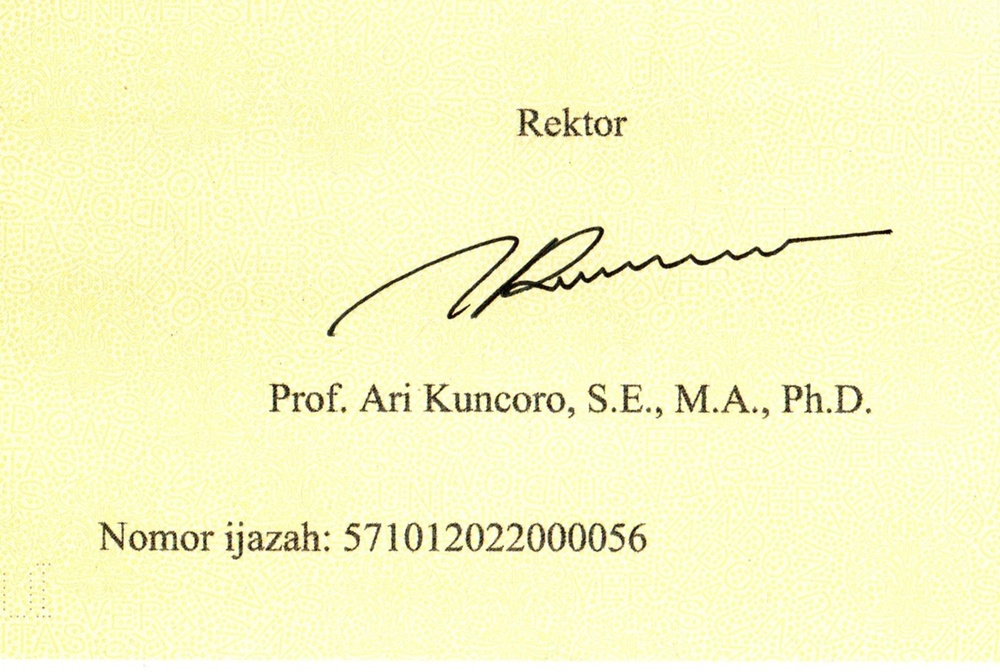
#> input picture tugas 7/gambarijazah/01_HighQuality_Enhanced (1).jpg, 1000 x 672 px, shrunk from 1436 x 965 before the run; its folder holds only this picture in this run
$ python deteksi_ijazah.py
#> lines starting #> are read from the running program, lines starting #| are printed output that depends on the picture
import os
from pathlib import Path

import cv2
import numpy as np
import matplotlib
matplotlib.use("Agg")  # simpan ke file saja, tanpa membuka jendela per gambar
import matplotlib.pyplot as plt
import pytesseract

# ------------------------------------------------------------------
# PENGATURAN & KONSTANTA MODUL
# ------------------------------------------------------------------
BASE_DIR = Path(__file__).resolve().parent
FOLDER_INPUT = BASE_DIR / "gambarijazah"
FOLDER_HASIL = BASE_DIR / "hasil"
EKSTENSI = {".jpg", ".jpeg", ".png", ".bmp"}

TESSERACT_PATH = r"C:\Program Files\Tesseract-OCR\tesseract.exe"
if os.path.exists(TESSERACT_PATH):
    pytesseract.pytesseract.tesseract_cmd = TESSERACT_PATH

BAHASA = "eng"      # "ind+eng" jika data bahasa Indonesia sudah dipasang
MIN_CONF = 30       # confidence minimum teks OCR

# Kernel morfologi ter-alokasi awal untuk efisiensi eksekusi
KERNEL_ELLIPSE_3X3 = cv2.getStructuringElement(cv2.MORPH_ELLIPSE, (3, 3))
KERNEL_DILATE_5X5 = np.ones((5, 5), np.uint8)


def baca_gambar(path):
    """Baca gambar dengan aman untuk path Windows (spasi, kurung, dll)."""
    try:
        data = np.fromfile(str(path), dtype=np.uint8)
        return cv2.imdecode(data, cv2.IMREAD_COLOR)
#> returned value is the input picture: shape (672, 1000, 3); mean B, G, R 196.9, 248.1, 248.3
    except Exception as e:
        print(f"Error membaca berkas {path}: {e}")
        return None


def proses_gambar(path_gambar):
    img_bgr = baca_gambar(path_gambar)
    if img_bgr is None:
        print(f"  [LEWATI] Gagal membaca: {path_gambar.name}")
        return None

    img_rgb = cv2.cvtColor(img_bgr, cv2.COLOR_BGR2RGB)

    # --- Grayscale ---
    gray = cv2.cvtColor(img_bgr, cv2.COLOR_BGR2GRAY)
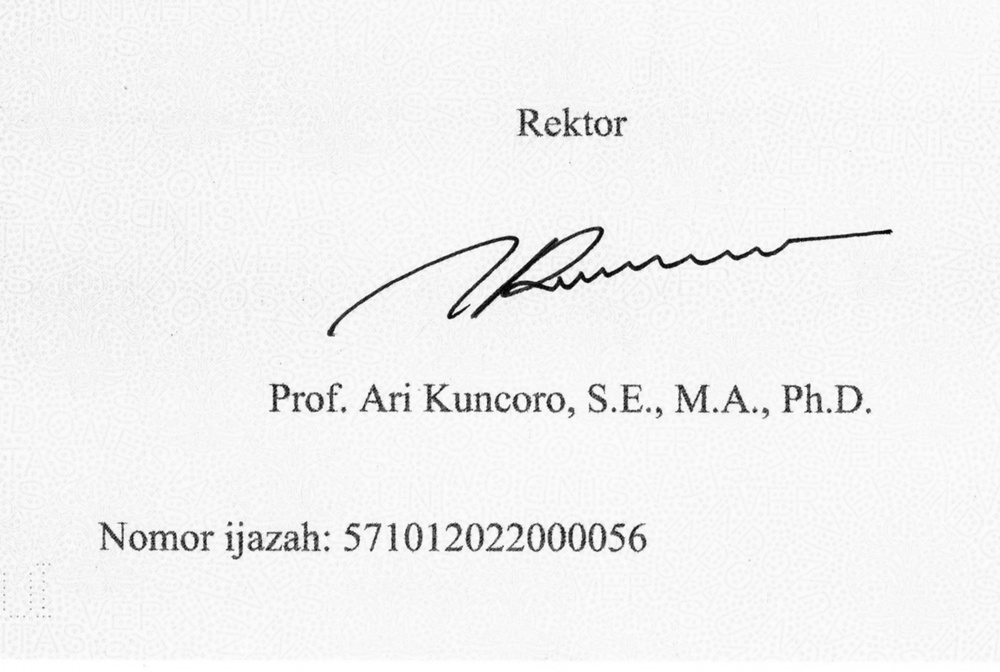
#> gray: shape (672, 1000); min 0, max 255, mean 242.3

    # --- Deteksi teks OCR + mask ---
#> (the run stopped early here; a loop or call above may not have finished)

$ run again, on tugas 7/gambarijazah/07_ColorShift_WarmTint (1).jpg
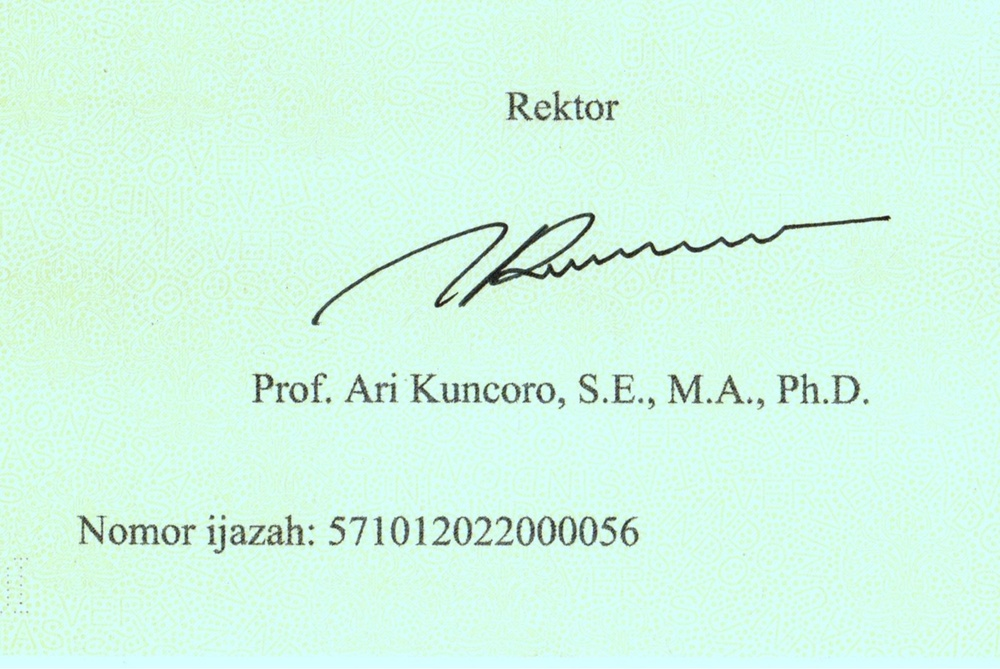
#> input picture tugas 7/gambarijazah/07_ColorShift_WarmTint (1).jpg, 1000 x 669 px, shrunk from 1402 x 938 before the run
#> in baca_gambar, returned value is the input picture: shape (669, 1000, 3); mean B, G, R 230.2, 248.5, 211.4
#> in proses_gambar, `gray = cv2.cvtColor(img_bgr, cv2.COLOR_BGR2GRAY)`:
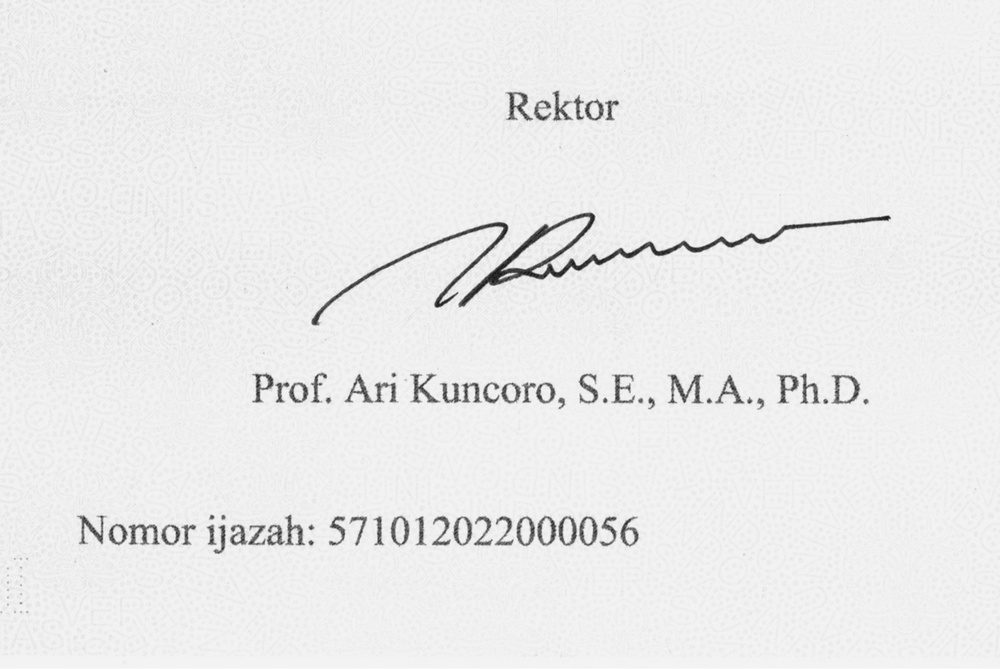
#> gray: shape (669, 1000); min 23, max 250, mean 235.3

$ run again, on tugas 7/gambarijazah/02_LowContrast (1).jpg
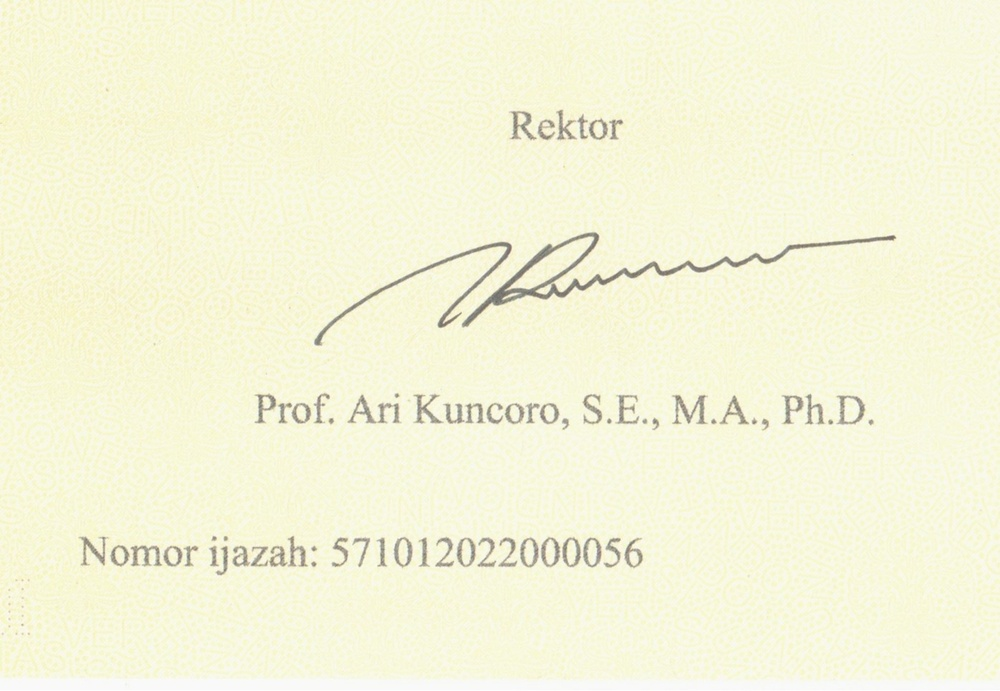
#> input picture tugas 7/gambarijazah/02_LowContrast (1).jpg, 1000 x 691 px, shrunk from 1396 x 964 before the run
#> in baca_gambar, returned value is the input picture: shape (691, 1000, 3); mean B, G, R 217.4, 245, 245.6
#> in proses_gambar, `gray = cv2.cvtColor(img_bgr, cv2.COLOR_BGR2GRAY)`:
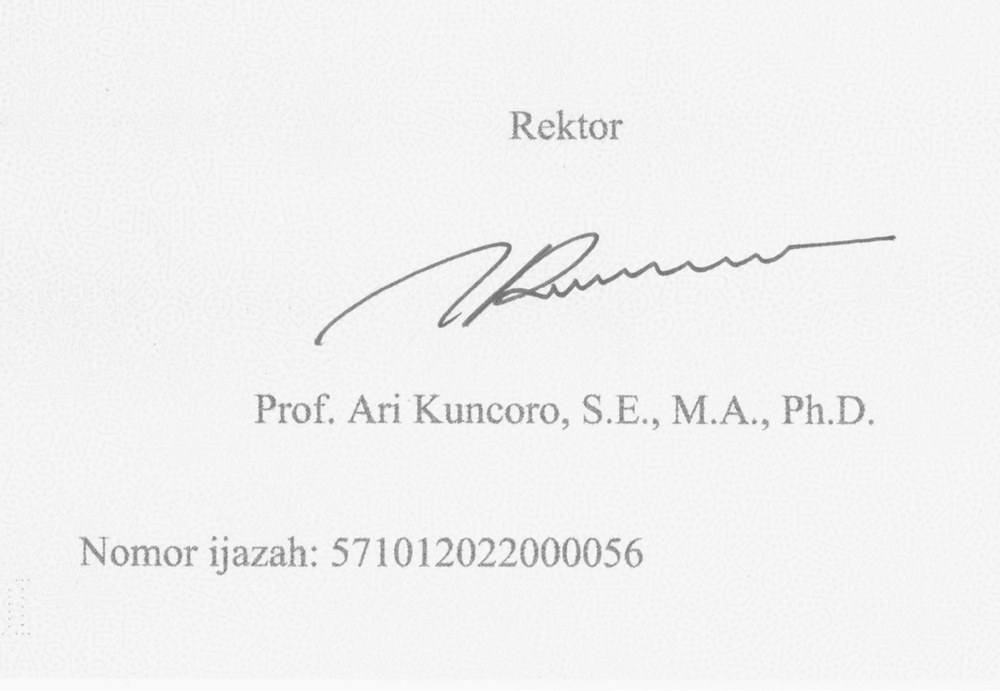
#> gray: shape (691, 1000); min 103, max 255, mean 242.1
